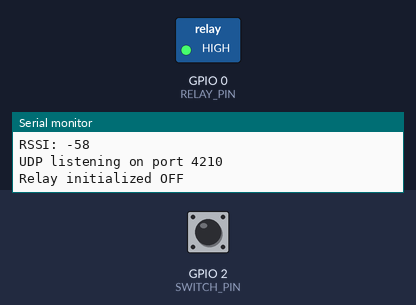
The program below on a simulated ESP8266 (NodeMCU). On the bench: switched loads named in the program (green lamp = pin HIGH), the last lines printed to the serial monitor. The inputs (shaded band) are chosen by the test bench; at power-on: GPIO 2 (SWITCH_PIN) HIGH. WiFi joins after 1.5 s; servers stay silent unless stated.

Above: at 2.8 s.
2.9 s: GPIO 2 (SWITCH_PIN) pulled LOW for 0.15 s
At 3.8 s:
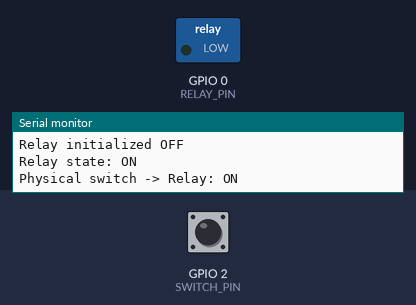
4.5 s: GPIO 2 (SWITCH_PIN) pulled LOW for 1 s
At 5.1 s:
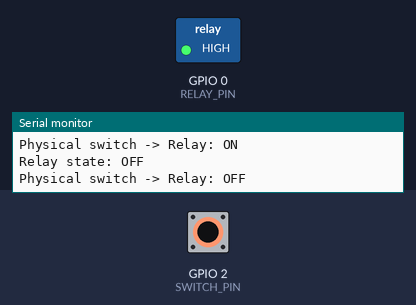
7.0 s: GPIO 2 (SWITCH_PIN) pulled LOW for 3.2 s
At 8.2 s:
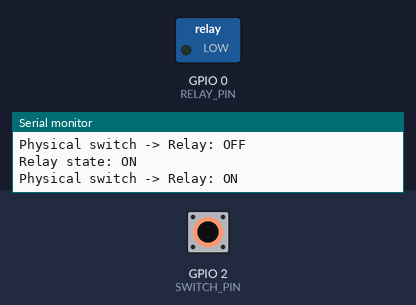
Timing chart, 0 to 10.0 s (numbered marks = the images above; inputs shaded):
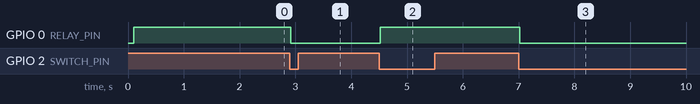

Measured:
- after the input at 2.9 s, GPIO 0 (RELAY_PIN): HIGH → LOW at once
- after the input at 4.5 s, GPIO 0 (RELAY_PIN): LOW → HIGH at once
- after the input at 7.0 s, GPIO 0 (RELAY_PIN): HIGH → LOW at once

The program:

main.cpp
```cpp
#include <Arduino.h>
#include <ESP8266WiFi.h>
#include <WiFiUdp.h>

constexpr char WIFI_SSID[] = "Santiago";
constexpr char WIFI_PASSWORD[] = "KeepeR4Ever";

constexpr unsigned int UDP_PORT = 4210;
constexpr uint8_t RELAY_PIN = 0;  // GPIO0, active LOW
constexpr uint8_t SWITCH_PIN = 2; // GPIO2

WiFiUDP udp;

bool relayState = false;
//variable to remember the previous switch state:
bool lastSwitchState = HIGH;

// --------------------------------------------------
// Relay control
// --------------------------------------------------

void setRelay(bool state)
{
    relayState = state;

    // Relay is active LOW
    digitalWrite(RELAY_PIN, relayState ? LOW : HIGH);

    Serial.print("Relay state: ");
    Serial.println(relayState ? "ON" : "OFF");
}

// --------------------------------------------------
// UDP response
// --------------------------------------------------

void sendResponse(const char* message)
{
    udp.beginPacket(udp.remoteIP(), udp.remotePort());
    udp.write(message);
    udp.endPacket();

    Serial.print("Sent: ");
    Serial.println(message);
}

// --------------------------------------------------
// UDP command handling
// --------------------------------------------------

void handleCommand(const char* command)
{
    Serial.print("Received: ");
    Serial.println(command);

    if (strcmp(command, "PING") == 0)
    {
        sendResponse("PONG");
    }
    else if (strcmp(command, "RELAY_ON") == 0)
    {
        setRelay(true);
        sendResponse("ACK:RELAY_ON");
    }
    else if (strcmp(command, "RELAY_OFF") == 0)
    {
        setRelay(false);
        sendResponse("ACK:RELAY_OFF");
    }
    else if (strcmp(command, "GET_STATE") == 0)
    {
        sendResponse(relayState ? "STATE:ON" : "STATE:OFF");
    }
    else
    {
        sendResponse("ERROR:UNKNOWN_COMMAND");
    }
}

// --------------------------------------------------
// Physical switch
// --------------------------------------------------

void handlePhysicalSwitch()
{
    bool currentSwitchState = digitalRead(SWITCH_PIN);

    if (currentSwitchState != lastSwitchState)
    {
        delay(20);

        currentSwitchState = digitalRead(SWITCH_PIN);

        if (currentSwitchState != lastSwitchState)
        {
            lastSwitchState = currentSwitchState;

            // Button pressed
            if (currentSwitchState == LOW)
            {
                setRelay(!relayState);

                Serial.print("Physical switch -> Relay: ");
                Serial.println(relayState ? "ON" : "OFF");
            }
        }
    }
}

// --------------------------------------------------
// Setup
// --------------------------------------------------

void setup()
{
    Serial.begin(115200);
    delay(100);

    Serial.println();
    Serial.println("ESP-01S starting...");

    // Relay OFF during startup
    pinMode(RELAY_PIN, OUTPUT);
    digitalWrite(RELAY_PIN, HIGH);

    relayState = false;

    // Physical switch
    pinMode(SWITCH_PIN, INPUT_PULLUP);
    lastSwitchState = digitalRead(SWITCH_PIN);

    WiFi.begin(WIFI_SSID, WIFI_PASSWORD);

    Serial.print("Connecting to WiFi");

    while (WiFi.status() != WL_CONNECTED)
    {
        delay(500);
        Serial.print(".");
    }

    Serial.println();
    Serial.println("WiFi connected!");

    Serial.print("ESP-01S IP: ");
    Serial.println(WiFi.localIP());

    Serial.print("RSSI: ");
    Serial.println(WiFi.RSSI());

    udp.begin(UDP_PORT);

    Serial.print("UDP listening on port ");
    Serial.println(UDP_PORT);

    Serial.println("Relay initialized OFF");
}

// --------------------------------------------------
// Main loop
// --------------------------------------------------

void loop()
{
    // Handle physical switch
    handlePhysicalSwitch();

    // Handle UDP
    int packetSize = udp.parsePacket();

    if (packetSize > 0)
    {
        char packet[128];

        int length = udp.read(packet, sizeof(packet) - 1);

        if (length > 0)
        {
            packet[length] = '\0';
            handleCommand(packet);
        }
    }
}
```
